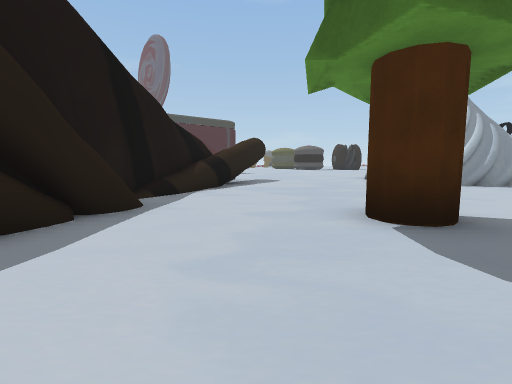
View 1 (above)

16 first-person views from a walk through a Unity game level. The camera is 1.4 m above the floor, tilts 6° down and sees 85° across. The floor is counted in squares, 2 m on a side. Each view is taken from the middle of a square. On the plan, view 1 faces up. The plan holds only what a view shows up to about 9 squares ahead; the rest is blank. The place goes on beyond the plan. The player character is not drawn. Some surface patterns are stand-ins.

View 2
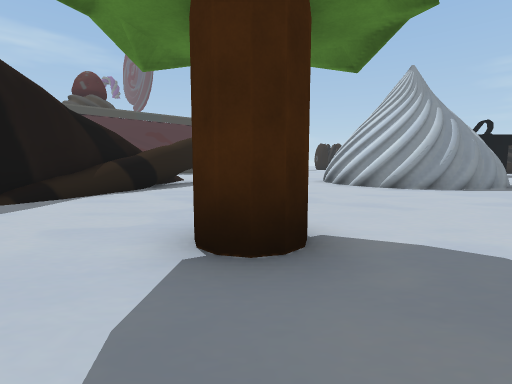

View 3
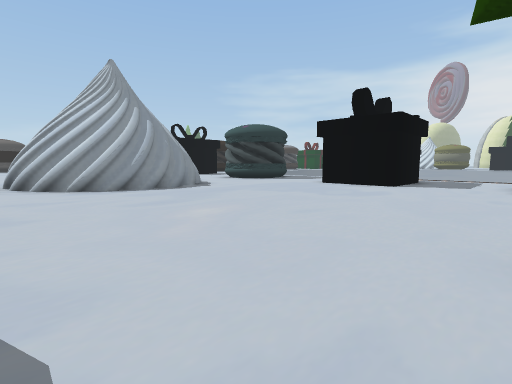

View 4
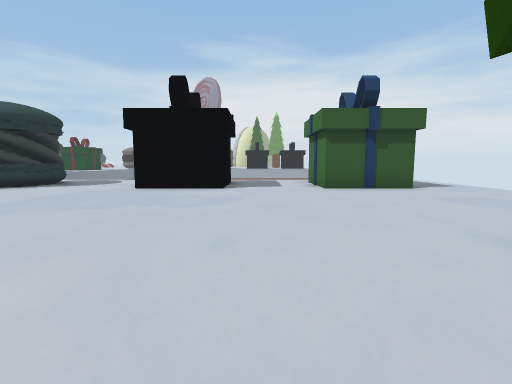

View 5
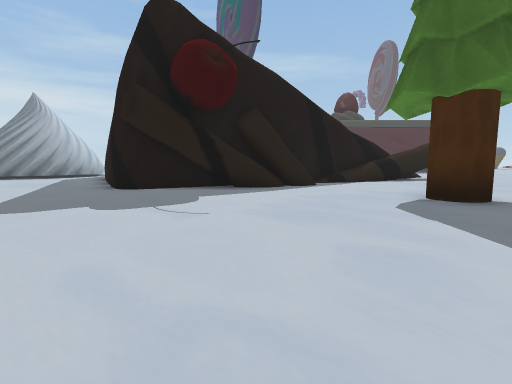

View 6
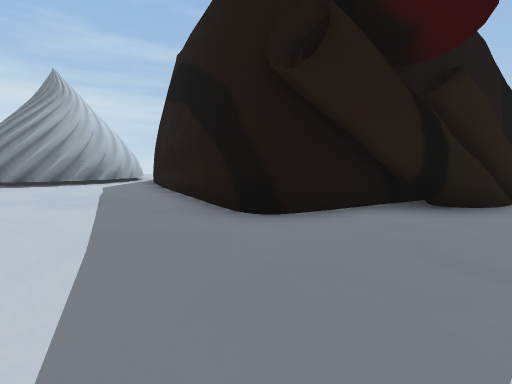

View 7
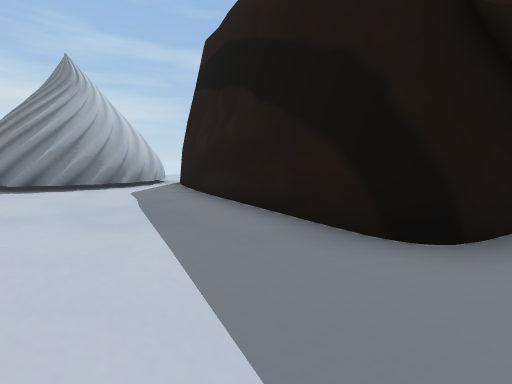

View 8
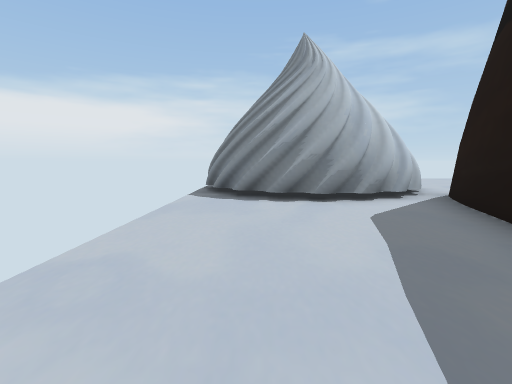

View 9
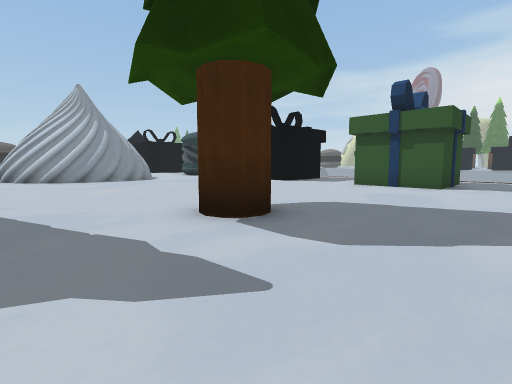

View 10
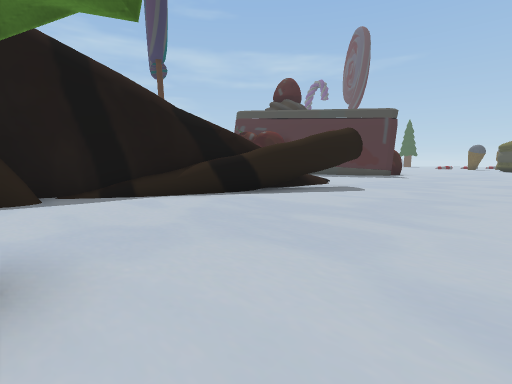

View 11
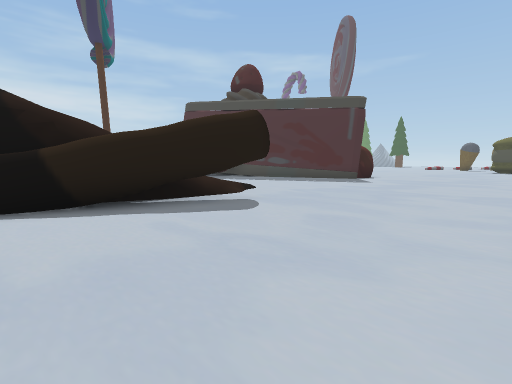

View 12
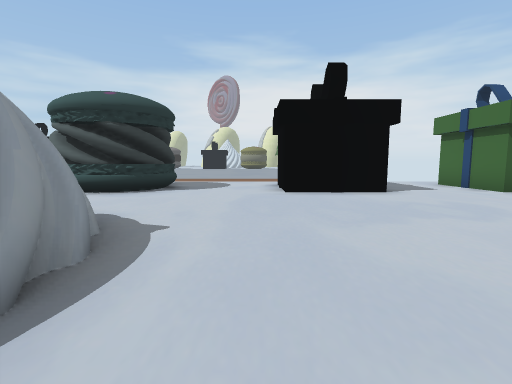

View 13
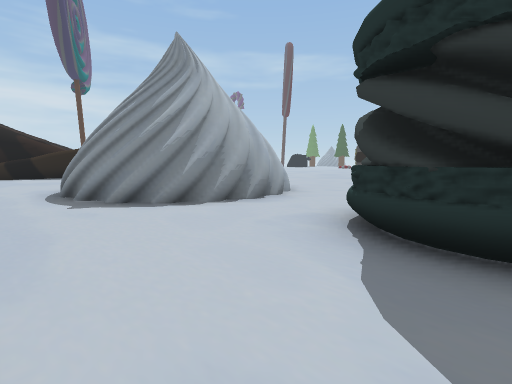

View 14
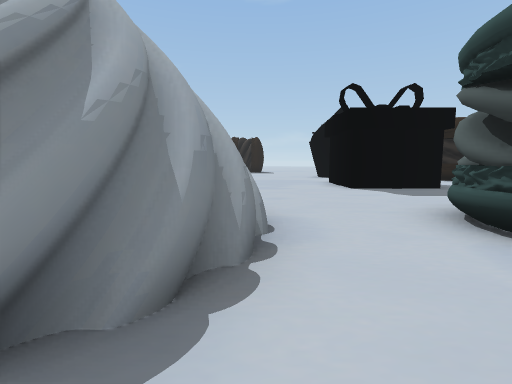

View 15
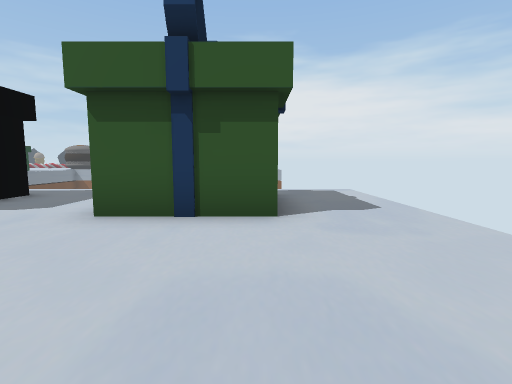

View 16
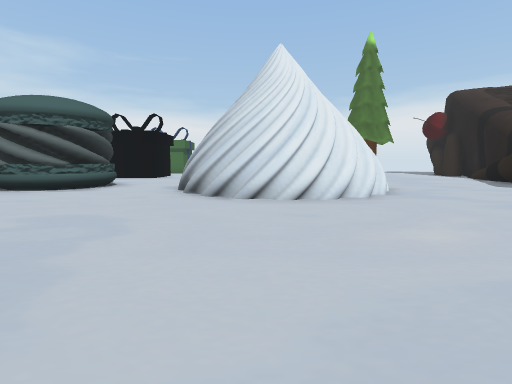

### Floor plan
Key: @ floor where view 1 was taken; # wall or solid block; . floor; / step, stairs or slope; ^ raised ledge; v drop or lower ground; T tree.
Columns run from 15 left of view 1 to 14 right of it. Each row starts with its distance up from view 1.
 19                        .
 18                  ...  ...
 17                 .... .......#
 16                .............##
 15               ................
 14              .................
 13              /.......####.....
 12              //#....##  ##..##
 11                #....#   ##..#
 10              /##....##  ##..##
  9             //#......####.....
  8             /##...............
  7             /#................
  6             ##..............##
  5             #...............##
  4             ##...T..........##
  3    v       /^....T............
  2  ####vv/   v#.................
  1   #..####  #................##
  0   #.....####...@......T.....##
 -1   #.........................##
 -2  ##...........................
 -3 ##............................

Where each view was taken, in squares from view 1:
view 1: 0 up, 0 right, facing up
view 2: 1 up, 2 right, facing up
view 3: 1 up, 4 right, facing up-right
view 4: 3 up, 5 right, facing right
view 5: 3 down, 3 right, facing up-left
view 6: 3 down, 2 left, facing up-left
view 7: 3 down, 4 left, facing up-left
view 8: 2 down, 7 left, facing left
view 9: 3 down, 4 right, facing up-right
view 10: 4 up, 4 right, facing up-left
view 11: 8 up, 4 right, facing up-left
view 12: 7 up, 6 right, facing right
view 13: 7 up, 14 right, facing up-left
view 14: 8 up, 10 right, facing up
view 15: 1 down, 9 right, facing right
view 16: 19 up, 8 right, facing down
